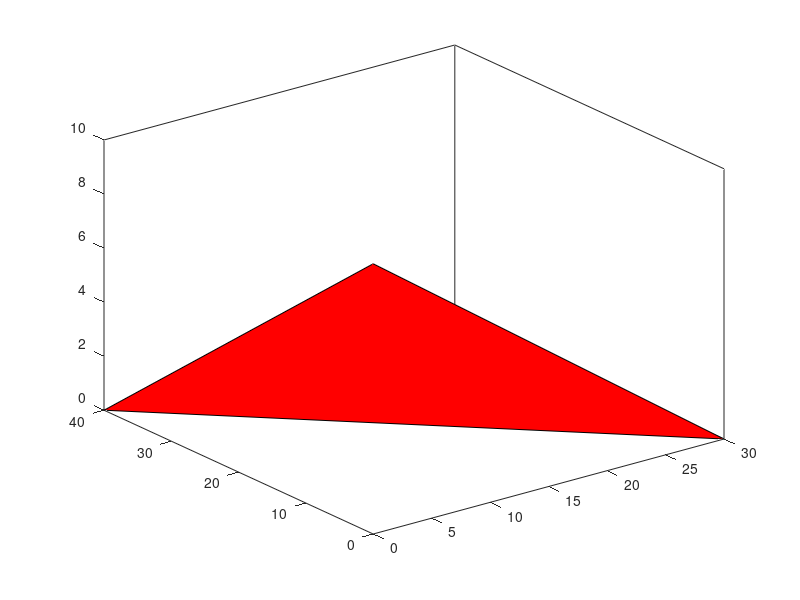

Write the MATLAB code that produced this figure.
%% vicon dosyasindan labellarin pozisyonlarini okuma islemi
filepath='hafta13\vicon_all_labelled.txt';
A = [30,0,0];
B = [0,40,0];
C = [0,0,10];

fill3(A,B,C,'red')